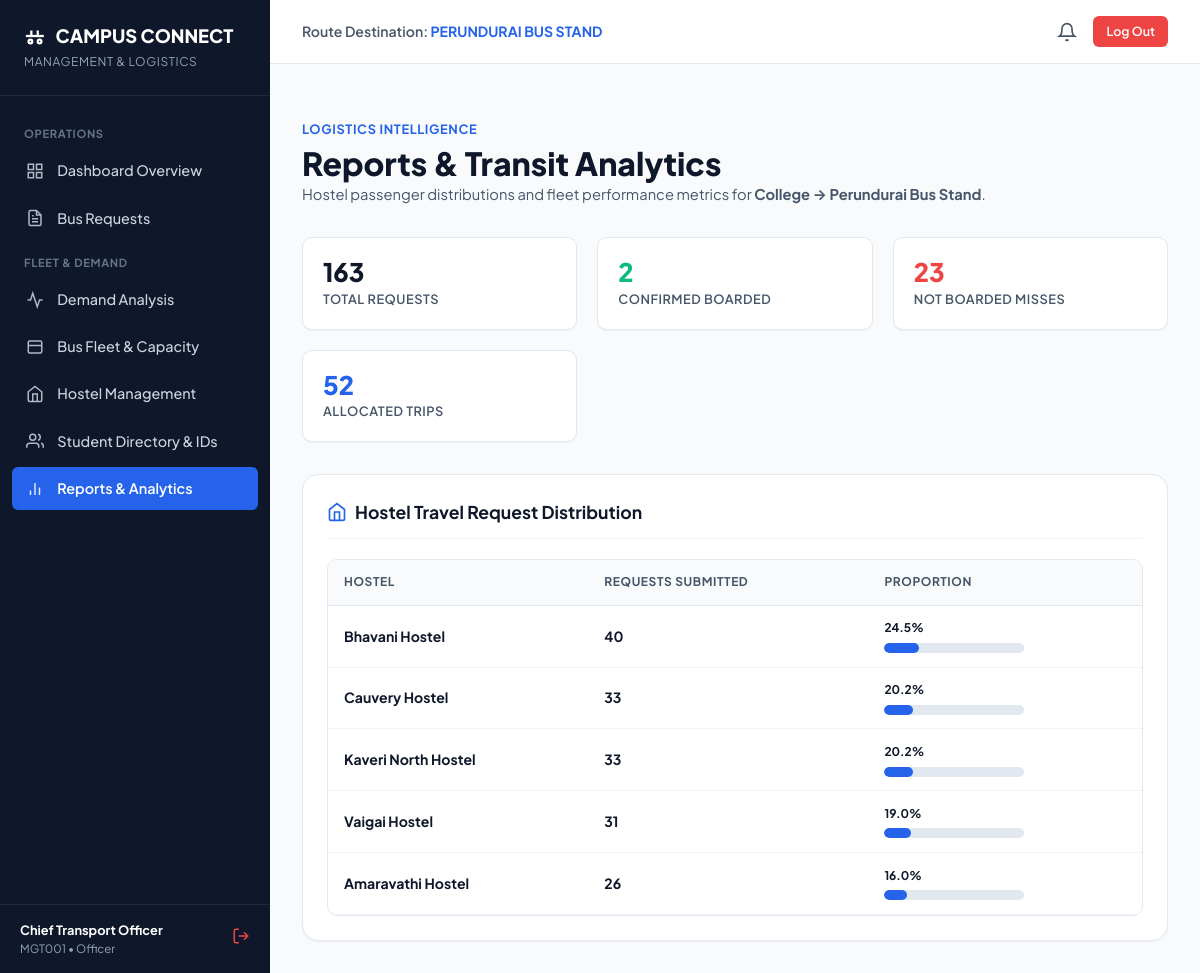
Page /management/reports (signed in) on the committed database.
### tables this page shows
CREATE TABLE hostels (
    id INTEGER PRIMARY KEY AUTOINCREMENT,
    hostel_name TEXT UNIQUE NOT NULL,
    status TEXT DEFAULT 'Active' CHECK(status IN ('Active', 'Inactive')),
    created_at TIMESTAMP DEFAULT CURRENT_TIMESTAMP
);

### routes/management_routes.py (the view)
@management_bp.route('/reports')
@login_required
@role_required('management')
def reports_view():
    from database.db import query_db
    hostel_stats = query_db("""
        SELECT h.hostel_name, COUNT(r.id) as request_count
        FROM hostels h
        LEFT JOIN bus_requests r ON h.id = r.hostel_id
        GROUP BY h.id
        ORDER BY request_count DESC
    """)
    type_stats = query_db("""
        SELECT travel_type, COUNT(*) as count
        FROM bus_requests
        GROUP BY travel_type
    """)
    metrics = RequestModel.get_dashboard_metrics()
    return render_template(
        'management/reports.html',
        hostel_stats=hostel_stats,
        type_stats=type_stats,
        metrics=metrics
    )

### app.py (called while the page is built)
@app.context_processor
def inject_global_data():
    unread_count = 0
    if 'user_id' in session:
        try:
            unread_count = NotificationService.get_unread_count(session['user_id'])
        except Exception:
            unread_count = 0
    return {
        'current_user_name': session.get('name'),
        'current_user_role': session.get('role'),
        'current_user_reg': session.get('register_number'),
        'unread_notification_count': unread_count,
        'now_year': datetime.now().year,
        'destination_fixed': 'Perundurai Bus Stand'
    }

### database/db.py (called while the page is built)
def get_db():
    if 'db' not in g:
        g.db = sqlite3.connect(
            DATABASE_PATH,
            detect_types=sqlite3.PARSE_DECLTYPES | sqlite3.PARSE_COLNAMES
        )
        g.db.row_factory = sqlite3.Row
        g.db.execute("PRAGMA foreign_keys = ON;")
    return g.db

def query_db(query, args=(), one=False):
    cur = get_db().execute(query, args)
    rv = cur.fetchall()
    cur.close()
    return (dict(rv[0]) if rv else None) if one else [dict(row) for row in rv]

### routes/auth_routes.py (called while the page is built)
def login_required(f):
    @wraps(f)
    def decorated_function(*args, **kwargs):
        if 'user_id' not in session:
            flash("Please log in to access this page.", "warning")
            return redirect(url_for('auth.login_student'))
        return f(*args, **kwargs)
    return decorated_function

def role_required(required_role):
    def decorator(f):
        @wraps(f)
        def decorated_function(*args, **kwargs):
            if 'user_id' not in session:
                flash("Please log in to access this page.", "warning")
                return redirect(url_for('auth.login_student'))
            if session.get('role') != required_role:
                flash(f"Unauthorized. Access restricted to {required_role} accounts.", "danger")
                if session.get('role') == 'management':
                    return redirect(url_for('management.dashboard'))
                else:
                    return redirect(url_for('student.dashboard'))
            return f(*args, **kwargs)
        return decorated_function
    return decorator

### services/notification_service.py (called while the page is built)
    @staticmethod
    def get_unread_count(user_id):
        sql = "SELECT COUNT(*) as cnt FROM notifications WHERE user_id = ? AND is_read = 0"
        res = query_db(sql, (user_id,), one=True)
        return res['cnt'] if res else 0

### templates/management/reports.html (shortened to what this page needs)
{% extends "management/base_management.html" %}
{% block content %}
<div style="margin-bottom: 2rem;">
  <span style="font-size: 0.8rem; font-weight: 700; color: var(--primary); text-transform: uppercase; letter-spacing: 0.05em;">Logistics Intelligence</span>
  <h1 style="font-size: 2rem; font-weight: 800; margin-top: 0.2rem;">Reports &amp; Transit Analytics</h1>
  <p style="color: var(--text-secondary); font-size: 0.92rem;">
    Hostel passenger distributions and fleet performance metrics for <strong>College &rarr; Perundurai Bus Stand</strong>.
  </p>
</div>
<div class="stats-grid" style="margin-bottom: 2rem;">
  <div class="stat-card">
    <div class="stat-info">
      <div class="stat-value">{{ metrics.total_requests }}</div>
      <div class="stat-label">Total Requests</div>
    </div>
  </div>
  <div class="stat-card">
    <div class="stat-info">
      <div class="stat-value" style="color: var(--success);">{{ metrics.students_boarded }}</div>
      <div class="stat-label">Confirmed Boarded</div>
    </div>
  </div>
  <div class="stat-card">
    <div class="stat-info">
      <div class="stat-value" style="color: var(--danger);">{{ metrics.students_not_boarded }}</div>
      <div class="stat-label">Not Boarded Misses</div>
    </div>
  </div>
  <div class="stat-card">
    <div class="stat-info">
      <div class="stat-value" style="color: var(--primary);">{{ metrics.allocated_requests }}</div>
      <div class="stat-label">Allocated Trips</div>
    </div>
  </div>
</div>
<div class="card">
  <div class="card-header">
    <div class="card-title">
      <svg width="20" height="20" viewBox="0 0 24 24" fill="none" stroke="currentColor" stroke-width="2" style="color: var(--primary);"><path d="M3 9l9-7 9 7v11a2 2 0 0 1-2 2H5a2 2 0 0 1-2-2z"></path><polyline points="9 22 9 12 15 12 15 22"></polyline></svg>
      <span>Hostel Travel Request Distribution</span>
    </div>
  </div>
  <div class="table-responsive">
    <table class="data-table">
      <thead>
        <tr>
          <th>Hostel</th>
          <th>Requests Submitted</th>
          <th>Proportion</th>
        </tr>
      </thead>
      <tbody>
        {% for h in hostel_stats %}
          <tr>
            <td><strong>{{ h.hostel_name }}</strong></td>
            <td><strong>{{ h.request_count }}</strong></td>
            <td style="min-width: 120px;">
              {% set pct = (h.request_count / (metrics.total_requests if metrics.total_requests > 0 else 1) * 100)|round(1) %}
              <div style="font-size: 0.75rem; font-weight: 700; margin-bottom: 0.2rem;">{{ pct }}%</div>
              <div class="capacity-meter">
                <div class="capacity-fill" style="width: {{ pct }}%;"></div>
              </div>
            </td>
          </tr>
        {% endfor %}
      </tbody>
    </table>
  </div>
</div>
{% endblock %}

### static/css/styles.css (style rules this page uses)
:root { --primary: #2563eb; --primary-hover: #1d4ed8; --primary-light: #eff6ff; --primary-dark: #1e40af; --secondary: #475569; --secondary-light: #f1f5f9; --accent: #8b5cf6; --accent-light: #f5f3ff; --success: #10b981; --success-light: #ecfdf5; --success-dark: #047857; --warning: #f59e0b; --warning-light: #fffbeb; --warning-dark: #b45309; --danger: #ef4444; --danger-light: #fef2f2; --danger-dark: #b91c1c; --info: #0ea5e9; --info-light: #f0f9ff; --bg-body: #f8fafc; --bg-card: #ffffff; --bg-sidebar: #0f172a; --bg-sidebar-hover: #1e293b; --text-primary: #0f172a; --text-secondary: #475569; --text-muted: #94a3b8; --text-on-dark: #f8fafc; --border: #e2e8f0; --border-light: #f1f5f9; --border-focus: #3b82f6; --radius-sm: 6px; --radius-md: 10px; --radius-lg: 16px; --radius-full: 9999px; --shadow-sm: 0 1px 2px 0 rgba(0, 0, 0, 0.05); --shadow-md: 0 4px 6px -1px rgba(0, 0, 0, 0.1), 0 2px 4px -1px rgba(0, 0, 0, 0.06); --shadow-lg: 0 10px 15px -3px rgba(0, 0, 0, 0.1), 0 4px 6px -2px rgba(0, 0, 0, 0.05); --shadow-xl: 0 20px 25px -5px rgba(0, 0, 0, 0.1), 0 10px 10px -5px rgba(0, 0, 0, 0.04); --font-main: -apple-system, BlinkMacSystemFont, "Segoe UI", Roboto, "Helvetica Neue", Arial, sans-serif; --font-mono: ui-monospace, SFMono-Regular, Menlo, Monaco, Consolas, "Liberation Mono", monospace; --transition: all 0.2s cubic-bezier(0.4, 0, 0.2, 1); }
* { box-sizing: border-box; margin: 0; padding: 0; }
body { font-family: var(--font-main); background-color: var(--bg-body); color: var(--text-primary); line-height: 1.5; -webkit-font-smoothing: antialiased; display: flex; flex-direction: column; min-height: 100vh; }
h1, h2, h3, h4, h5, h6 { font-weight: 700; color: var(--text-primary); line-height: 1.25; }
.card { background: var(--bg-card); border: 1px solid var(--border); border-radius: var(--radius-lg); box-shadow: var(--shadow-sm); padding: 1.5rem; transition: var(--transition); }
.card-header { display: flex; align-items: center; justify-content: space-between; margin-bottom: 1.25rem; padding-bottom: 0.75rem; border-bottom: 1px solid var(--border-light); }
.card-title { font-size: 1.1rem; font-weight: 700; color: var(--text-primary); display: flex; align-items: center; gap: 0.5rem; }
.stats-grid { display: grid; grid-template-columns: repeat(auto-fit, minmax(210px, 1fr)); gap: 1.25rem; margin-bottom: 2rem; }
.stat-card { background: #ffffff; border: 1px solid var(--border); border-radius: var(--radius-md); padding: 1.25rem; display: flex; align-items: center; gap: 1rem; box-shadow: var(--shadow-sm); transition: var(--transition); }
.stat-info .stat-value { font-size: 1.6rem; font-weight: 800; color: var(--text-primary); line-height: 1.1; }
.stat-info .stat-label { font-size: 0.8rem; font-weight: 600; color: var(--text-secondary); text-transform: uppercase; letter-spacing: 0.04em; margin-top: 0.2rem; }
.table-responsive { width: 100%; overflow-x: auto; border-radius: var(--radius-md); border: 1px solid var(--border); background: #ffffff; }
.data-table { width: 100%; border-collapse: collapse; text-align: left; font-size: 0.88rem; }
.data-table th { background: #f8fafc; color: #475569; font-weight: 700; font-size: 0.75rem; text-transform: uppercase; letter-spacing: 0.05em; padding: 0.85rem 1rem; border-bottom: 1px solid var(--border); }
.data-table td { padding: 0.85rem 1rem; border-bottom: 1px solid var(--border-light); color: var(--text-primary); vertical-align: middle; }
.capacity-meter { width: 140px; background: #e2e8f0; border-radius: var(--radius-full); height: 10px; overflow: hidden; margin-top: 0.35rem; }
.capacity-fill { height: 100%; background: var(--primary); border-radius: var(--radius-full); transition: width 0.4s ease; }

### templates/management/base_management.html (style rules this page uses)
body { font-family: 'Plus Jakarta Sans', -apple-system, sans-serif; }

### rows in the picture
hostels: hostel_name "Bhavani Hostel", request_count "40", pct "24.5"
hostels: hostel_name "Cauvery Hostel", request_count "33", pct "20.2"
hostels: hostel_name "Kaveri North Hostel", request_count "33", pct "20.2"
hostels: hostel_name "Vaigai Hostel", request_count "31", pct "19.0"
hostels: hostel_name "Amaravathi Hostel", request_count "26", pct "16.0"

### other values in the picture
{{ current_user_name }} "Chief Transport Officer"
{{ current_user_reg }} "MGT001"
{{ metrics.total_requests }} "163"
{{ metrics.students_boarded }} "2"
{{ metrics.students_not_boarded }} "23"
{{ metrics.allocated_requests }} "52"
